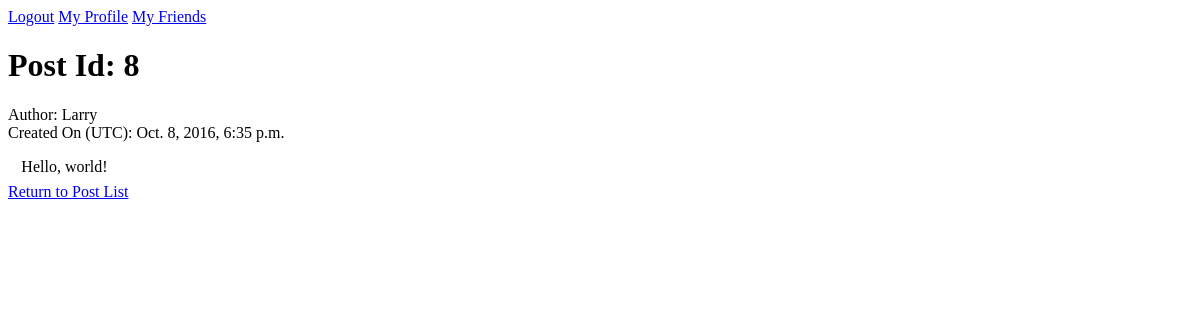
The page /post/8/ (signed in) on the database its author committed.
### socknet/models.py (models this page shows, shortened)
class Post(models.Model):
    author = models.ForeignKey(Author, related_name="author")
    content = models.TextField(max_length=512)
    created_on = models.DateTimeField(auto_now=True)
    markdown = models.BooleanField()
    def get_converted_content(self):
        safe_text = html.conditional_escape(self.content)
        if self.markdown:
            mark = safe_text.replace('&gt;', '>')
            mark = CommonMark.commonmark(mark)
            markdowned = self._unescape_markdown(mark)
            return markdowned.replace('\n', '<br/>')
        return safe_text.replace('\n', '<br/>')
    def view_content(self):
        return self.get_converted_content()

class Author(models.Model):
    user = models.OneToOneField(User)
    uuid = models.UUIDField(default=uuid.uuid4, editable=False)
    friends = models.ManyToManyField("self", related_name="friend_of", blank=True)
    followers = models.ManyToManyField("self", related_name="follower_of", symmetrical=False, blank=True)
    ignore = models.ManyToManyField("self", related_name="ignored_by", symmetrical=False, blank=True)

### socknet/views.py (the view)
# urls.py: url(r'^post/(?P<pk>[0-9]+)/$', views.ViewPost.as_view(), name='view_post'),
class ViewPost(LoginRequiredMixin, generic.detail.DetailView):
    model = Post
    template_name = 'socknet/view_post.html'
    login_url = '/login/' # For login mixin

### socknet/templates/socknet/view_post.html
{% extends "base.html" %}
{% block content %}
  <h1>Post Id: {{post.id}}</h1>
  <p class="authordate">
    Author: {{post.author.user.username}}<br/>
    Created On (UTC): {{post.created_on}}
  </p>
  <article class="content">{{post.view_content|safe}}</article>
  <a href="{% url 'list_posts' %}">Return to Post List</a>
{% endblock %}

### static/css/base.css (style rules this page uses)
body { background: white; }
.authordate { margin-top: 0; }
article.content { padding-left: 10pt; padding-right: 10pt; margin-bottom: 5pt; }

### rows shown on the page
Post: id "8", author.user.username "Larry", created_on "Oct. 8, 2016, 6:35 p.m.", view_content "Hello, world!"
